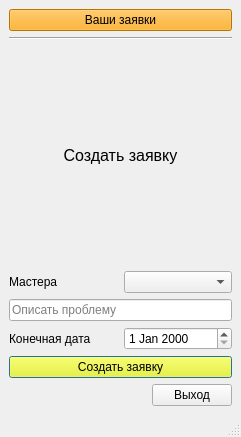
<?xml version="1.0" encoding="UTF-8"?>
<ui version="4.0">
 <class>MainWindow</class>
 <widget class="QMainWindow" name="MainWindow">
  <property name="geometry">
   <rect>
    <x>0</x>
    <y>0</y>
    <width>241</width>
    <height>437</height>
   </rect>
  </property>
  <property name="windowTitle">
   <string>MainWindow</string>
  </property>
  <widget class="QWidget" name="centralwidget">
   <layout class="QVBoxLayout" name="verticalLayout">
    <item>
     <widget class="QPushButton" name="pushButton_3">
      <property name="styleSheet">
       <string notr="true">background-color:orange;
</string>
      </property>
      <property name="text">
       <string>Ваши заявки</string>
      </property>
     </widget>
    </item>
    <item>
     <widget class="Line" name="line">
      <property name="enabled">
       <bool>true</bool>
      </property>
      <property name="sizePolicy">
       <sizepolicy hsizetype="Ignored" vsizetype="Fixed">
        <horstretch>0</horstretch>
        <verstretch>0</verstretch>
       </sizepolicy>
      </property>
      <property name="minimumSize">
       <size>
        <width>0</width>
        <height>2</height>
       </size>
      </property>
      <property name="font">
       <font>
        <weight>75</weight>
        <bold>true</bold>
       </font>
      </property>
      <property name="orientation">
       <enum>Qt::Horizontal</enum>
      </property>
     </widget>
    </item>
    <item>
     <widget class="QLabel" name="label">
      <property name="text">
       <string>&lt;html&gt;&lt;head/&gt;&lt;body&gt;&lt;p align=&quot;center&quot;&gt;&lt;span style=&quot; font-size:12pt;&quot;&gt;Создать заявку&lt;/span&gt;&lt;/p&gt;&lt;/body&gt;&lt;/html&gt;</string>
      </property>
     </widget>
    </item>
    <item>
     <layout class="QHBoxLayout" name="horizontalLayout">
      <item>
       <widget class="QLabel" name="label_2">
        <property name="text">
         <string>Мастера</string>
        </property>
       </widget>
      </item>
      <item>
       <widget class="QComboBox" name="comboBox"/>
      </item>
     </layout>
    </item>
    <item>
     <widget class="QLineEdit" name="lineEdit">
      <property name="placeholderText">
       <string>Описать проблему</string>
      </property>
     </widget>
    </item>
    <item>
     <layout class="QHBoxLayout" name="horizontalLayout_3">
      <item>
       <widget class="QLabel" name="label_3">
        <property name="text">
         <string>Конечная дата</string>
        </property>
       </widget>
      </item>
      <item>
       <widget class="QDateEdit" name="dateEdit"/>
      </item>
     </layout>
    </item>
    <item>
     <widget class="QPushButton" name="pushButton">
      <property name="styleSheet">
       <string notr="true">background-color:yellow;</string>
      </property>
      <property name="text">
       <string>Создать заявку</string>
      </property>
      <property name="autoDefault">
       <bool>true</bool>
      </property>
      <property name="default">
       <bool>true</bool>
      </property>
     </widget>
    </item>
    <item>
     <layout class="QHBoxLayout" name="horizontalLayout_2">
      <item>
       <spacer name="horizontalSpacer">
        <property name="orientation">
         <enum>Qt::Horizontal</enum>
        </property>
        <property name="sizeHint" stdset="0">
         <size>
          <width>328</width>
          <height>20</height>
         </size>
        </property>
       </spacer>
      </item>
      <item>
       <widget class="QPushButton" name="pushButton_2">
        <property name="text">
         <string>Выход</string>
        </property>
       </widget>
      </item>
     </layout>
    </item>
   </layout>
  </widget>
  <widget class="QMenuBar" name="menubar">
   <property name="geometry">
    <rect>
     <x>0</x>
     <y>0</y>
     <width>241</width>
     <height>21</height>
    </rect>
   </property>
  </widget>
  <widget class="QStatusBar" name="statusbar"/>
 </widget>
 <resources/>
 <connections/>
</ui>
